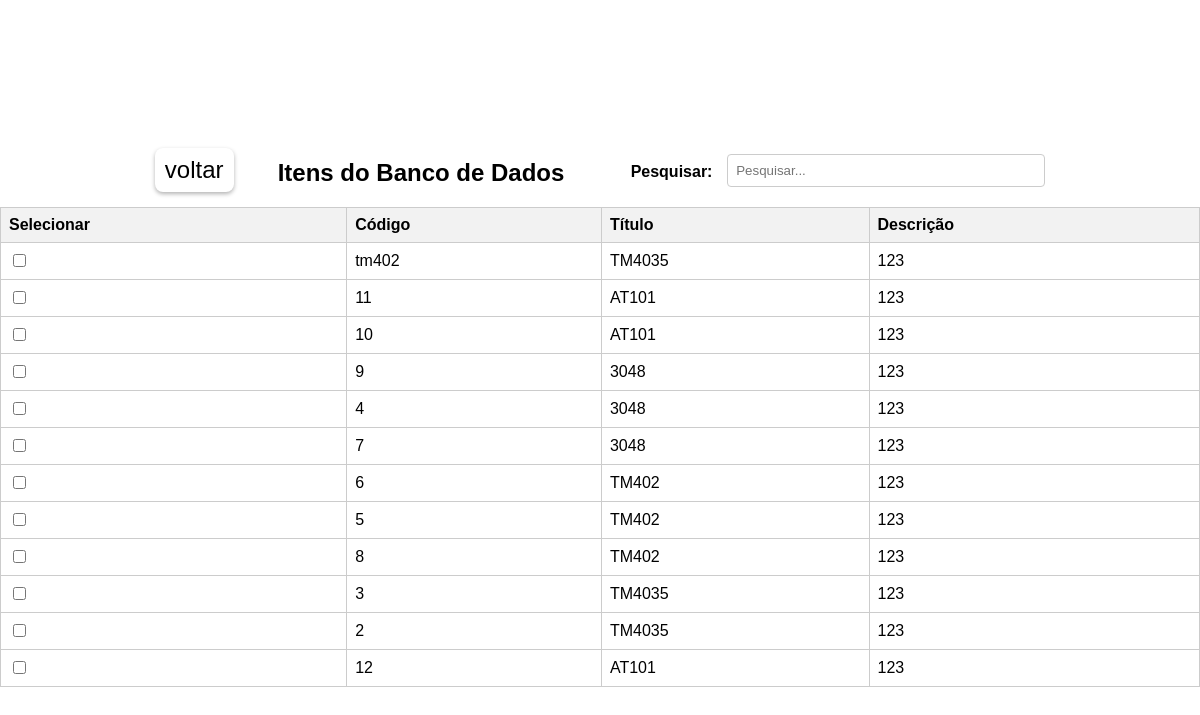
The app's page /opc/produtos/itens.php with its own data.
### tables this page shows
CREATE TABLE IF NOT EXISTS `imagens` (
  `cod` varchar(255) DEFAULT NULL,
  `titulo` varchar(25) DEFAULT NULL,
  `descricao` varchar(50) DEFAULT NULL,
  `categoria` varchar(50) DEFAULT NULL,
  `tipo` varchar(50) DEFAULT NULL,
  `preco` varchar(50) DEFAULT NULL,
  `link` varchar(255) DEFAULT NULL
);

### opc/produtos/itens.php (the view, shortened to what this page needs)
<!DOCTYPE html>
<html>
<head>
</head>
<body>
    <div class="container">
        <div class="search-container">
        <form id="voltar" action="../index.php" method="post">
  <input class="back-button" type="submit" value="voltar">
</form>
            <h2>ㅤㅤItens do Banco de Dadosㅤㅤㅤ</h2><h4>Pesquisar:ㅤ</h4>
            <input type="text" class="search-box" id="search-box" placeholder="Pesquisar...">
        </div>
        <table>
            <thead>
                <tr>
                    <th>Selecionar</th>
                    <th>Código</th>
                    <th>Título</th>
                    <th>Descrição</th>
                </tr>
    </thead>
<tbody>
<?php
                $servername = "localhost";
                $username = "root";
                $password = "";
                $dbname = "eco";
                $conn = new mysqli($servername, $username, $password, $dbname);
                $sql = "SELECT * FROM imagens";
                $result = $conn->query($sql);
                if ($result->num_rows > 0) {
                    while ($row = $result->fetch_assoc()) {
                        echo "<tr>";
                        echo "<td><input type='checkbox' class='item-checkbox'></td>";
                        echo "<td class='cod'>" . $row["cod"] . "</td>";
                        echo "<td>" . $row["titulo"] . "</td>";
                        echo "<td>" . $row["descricao"] . "</td>";
                        echo "</tr>";
                    }
                } else {
                    echo "<tr><td colspan='4'>Nenhum resultado encontrado.</td></tr>";
                }
                ?>
            </tbody>
        </table>
    </div>
</body>
</html>

### opc/produtos/itens.php (style rules this page uses)
body { margin: 0; padding: 0; font-family: Arial, sans-serif; }
.container { display: flex; justify-content: center; align-items: center; height: 100vh; flex-direction: column; }
table { border-collapse: collapse; width: 100%; }
table, th, td { border: 1px solid #ccc; }
th, td { padding: 8px; text-align: left; }
th { background-color: #f2f2f2; }
.back-button { background-color: #ffffff; color: #000000; font-size: 1.5rem; border: none; padding: 8px 10px; cursor: pointer; border-radius: 8px; box-shadow: 0px 2px 4px rgba(0, 0, 0, 0.3); }
.search-container { margin-top: 20px; width: 100%; display: flex; justify-content: center; align-items: center; }
.search-box { padding: 8px; border: 1px solid #ccc; border-radius: 4px; width: 80%; max-width: 300px; }

### records on screen
imagens: cod "tm402", titulo "TM4035", descricao "123"
imagens: cod "11", titulo "AT101", descricao "123"
imagens: cod "10", titulo "AT101", descricao "123"
imagens: cod "9", titulo "3048", descricao "123"
imagens: cod "4", titulo "3048", descricao "123"
imagens: cod "7", titulo "3048", descricao "123"
imagens: cod "6", titulo "TM402", descricao "123"
imagens: cod "5", titulo "TM402", descricao "123"
imagens: cod "8", titulo "TM402", descricao "123"
imagens: cod "3", titulo "TM4035", descricao "123"
imagens: cod "2", titulo "TM4035", descricao "123"
imagens: cod "12", titulo "AT101", descricao "123"
